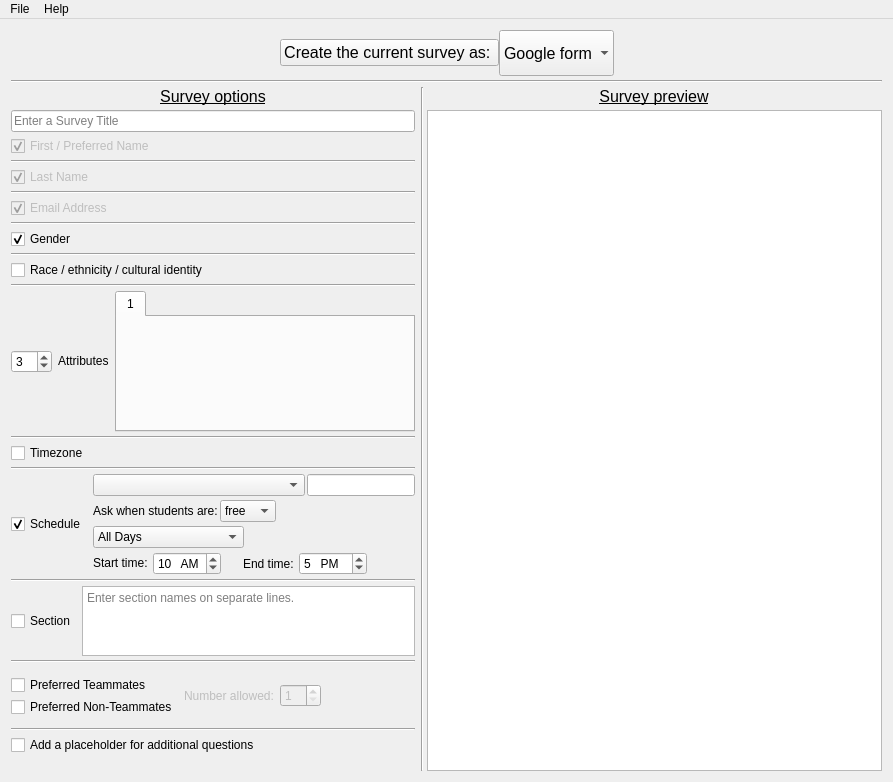
<?xml version="1.0" encoding="UTF-8"?>
<ui version="4.0">
 <class>SurveyMaker</class>
 <widget class="QMainWindow" name="SurveyMaker">
  <property name="geometry">
   <rect>
    <x>0</x>
    <y>0</y>
    <width>893</width>
    <height>782</height>
   </rect>
  </property>
  <property name="windowTitle">
   <string>SurveyMaker</string>
  </property>
  <widget class="QWidget" name="centralWidget">
   <property name="sizePolicy">
    <sizepolicy hsizetype="Preferred" vsizetype="Preferred">
     <horstretch>1</horstretch>
     <verstretch>1</verstretch>
    </sizepolicy>
   </property>
   <layout class="QGridLayout" name="gridLayout" rowstretch="0,0,0,0,0,0,0,0,0,0,0,0,0,0,0,0,75,0,0,0,0,0,25,0,0,0,0,0,0,0,0" columnstretch="2,0,1,0">
    <property name="verticalSpacing">
     <number>4</number>
    </property>
    <item row="23" column="0">
     <widget class="Line" name="line_10">
      <property name="orientation">
       <enum>Qt::Horizontal</enum>
      </property>
     </widget>
    </item>
    <item row="1" column="0" colspan="4">
     <layout class="QHBoxLayout" name="topBarLayout">
      <property name="spacing">
       <number>0</number>
      </property>
      <item>
       <spacer name="horizontalSpacer_2">
        <property name="orientation">
         <enum>Qt::Horizontal</enum>
        </property>
        <property name="sizeHint" stdset="0">
         <size>
          <width>40</width>
          <height>20</height>
         </size>
        </property>
       </spacer>
      </item>
      <item alignment="Qt::AlignRight|Qt::AlignVCenter">
       <widget class="QPushButton" name="makeSurveyButton">
        <property name="sizePolicy">
         <sizepolicy hsizetype="Fixed" vsizetype="Fixed">
          <horstretch>0</horstretch>
          <verstretch>0</verstretch>
         </sizepolicy>
        </property>
        <property name="font">
         <font>
          <pointsize>12</pointsize>
         </font>
        </property>
        <property name="toolTip">
         <string>Upload the survey to your Google Drive.</string>
        </property>
        <property name="text">
         <string>Create the current survey as: </string>
        </property>
        <property name="icon">
         <iconset resource="gruepr.qrc">
          <normaloff>:/icons/complete.png</normaloff>:/icons/complete.png</iconset>
        </property>
        <property name="iconSize">
         <size>
          <width>40</width>
          <height>40</height>
         </size>
        </property>
       </widget>
      </item>
      <item>
       <widget class="QComboBox" name="surveyDestinationBox">
        <property name="sizePolicy">
         <sizepolicy hsizetype="Minimum" vsizetype="Fixed">
          <horstretch>0</horstretch>
          <verstretch>0</verstretch>
         </sizepolicy>
        </property>
        <property name="minimumSize">
         <size>
          <width>0</width>
          <height>46</height>
         </size>
        </property>
        <property name="font">
         <font>
          <pointsize>12</pointsize>
         </font>
        </property>
        <property name="toolTip">
         <string>Choose the destination of this survey</string>
        </property>
        <property name="sizeAdjustPolicy">
         <enum>QComboBox::AdjustToContents</enum>
        </property>
        <property name="frame">
         <bool>false</bool>
        </property>
        <item>
         <property name="text">
          <string>Google form</string>
         </property>
        </item>
        <item>
         <property name="text">
          <string>text files</string>
         </property>
        </item>
       </widget>
      </item>
      <item>
       <spacer name="horizontalSpacer_3">
        <property name="orientation">
         <enum>Qt::Horizontal</enum>
        </property>
        <property name="sizeHint" stdset="0">
         <size>
          <width>40</width>
          <height>20</height>
         </size>
        </property>
       </spacer>
      </item>
     </layout>
    </item>
    <item row="14" column="0" alignment="Qt::AlignLeft|Qt::AlignVCenter">
     <widget class="QCheckBox" name="URMCheckBox">
      <property name="sizePolicy">
       <sizepolicy hsizetype="Preferred" vsizetype="Preferred">
        <horstretch>0</horstretch>
        <verstretch>0</verstretch>
       </sizepolicy>
      </property>
      <property name="text">
       <string>Race / ethnicity / cultural identity</string>
      </property>
     </widget>
    </item>
    <item row="17" column="0">
     <widget class="Line" name="line_14">
      <property name="orientation">
       <enum>Qt::Horizontal</enum>
      </property>
     </widget>
    </item>
    <item row="4" column="1" rowspan="27" colspan="2">
     <widget class="Line" name="line">
      <property name="orientation">
       <enum>Qt::Vertical</enum>
      </property>
     </widget>
    </item>
    <item row="15" column="0">
     <widget class="Line" name="line_4">
      <property name="orientation">
       <enum>Qt::Horizontal</enum>
      </property>
     </widget>
    </item>
    <item row="8" column="0" alignment="Qt::AlignLeft|Qt::AlignVCenter">
     <widget class="QCheckBox" name="lastNameCheckBox">
      <property name="enabled">
       <bool>false</bool>
      </property>
      <property name="sizePolicy">
       <sizepolicy hsizetype="Preferred" vsizetype="Preferred">
        <horstretch>0</horstretch>
        <verstretch>0</verstretch>
       </sizepolicy>
      </property>
      <property name="toolTip">
       <string>This question is required.</string>
      </property>
      <property name="text">
       <string>Last Name</string>
      </property>
      <property name="checked">
       <bool>true</bool>
      </property>
     </widget>
    </item>
    <item row="5" column="0" alignment="Qt::AlignVCenter">
     <widget class="QLineEdit" name="surveyTitleLineEdit">
      <property name="sizePolicy">
       <sizepolicy hsizetype="Expanding" vsizetype="Fixed">
        <horstretch>1</horstretch>
        <verstretch>0</verstretch>
       </sizepolicy>
      </property>
      <property name="contextMenuPolicy">
       <enum>Qt::NoContextMenu</enum>
      </property>
      <property name="placeholderText">
       <string>Enter a Survey Title</string>
      </property>
     </widget>
    </item>
    <item row="9" column="0">
     <widget class="Line" name="line_6">
      <property name="orientation">
       <enum>Qt::Horizontal</enum>
      </property>
     </widget>
    </item>
    <item row="28" column="0" alignment="Qt::AlignLeft|Qt::AlignVCenter">
     <widget class="QCheckBox" name="additionalQuestionsCheckBox">
      <property name="sizePolicy">
       <sizepolicy hsizetype="Preferred" vsizetype="Preferred">
        <horstretch>0</horstretch>
        <verstretch>0</verstretch>
       </sizepolicy>
      </property>
      <property name="text">
       <string>Add a placeholder for additional questions</string>
      </property>
     </widget>
    </item>
    <item row="21" column="0">
     <widget class="Line" name="line_9">
      <property name="orientation">
       <enum>Qt::Horizontal</enum>
      </property>
     </widget>
    </item>
    <item row="11" column="0">
     <widget class="Line" name="line_5">
      <property name="orientation">
       <enum>Qt::Horizontal</enum>
      </property>
     </widget>
    </item>
    <item row="3" column="0" colspan="4">
     <widget class="Line" name="line_12">
      <property name="orientation">
       <enum>Qt::Horizontal</enum>
      </property>
     </widget>
    </item>
    <item row="12" column="0" alignment="Qt::AlignLeft|Qt::AlignVCenter">
     <widget class="QCheckBox" name="genderCheckBox">
      <property name="sizePolicy">
       <sizepolicy hsizetype="Preferred" vsizetype="Preferred">
        <horstretch>0</horstretch>
        <verstretch>0</verstretch>
       </sizepolicy>
      </property>
      <property name="text">
       <string>Gender</string>
      </property>
      <property name="checked">
       <bool>true</bool>
      </property>
     </widget>
    </item>
    <item row="5" column="2" rowspan="26" colspan="2">
     <widget class="QTextEdit" name="previewText">
      <property name="sizePolicy">
       <sizepolicy hsizetype="Ignored" vsizetype="Ignored">
        <horstretch>2</horstretch>
        <verstretch>2</verstretch>
       </sizepolicy>
      </property>
      <property name="minimumSize">
       <size>
        <width>450</width>
        <height>0</height>
       </size>
      </property>
      <property name="font">
       <font>
        <pointsize>10</pointsize>
        <italic>false</italic>
        <bold>false</bold>
       </font>
      </property>
      <property name="contextMenuPolicy">
       <enum>Qt::NoContextMenu</enum>
      </property>
      <property name="acceptDrops">
       <bool>false</bool>
      </property>
      <property name="styleSheet">
       <string notr="true">font: 10pt &quot;Oxygen Mono&quot;;</string>
      </property>
      <property name="inputMethodHints">
       <set>Qt::ImhNone</set>
      </property>
      <property name="undoRedoEnabled">
       <bool>false</bool>
      </property>
      <property name="readOnly">
       <bool>true</bool>
      </property>
     </widget>
    </item>
    <item row="4" column="2" colspan="2" alignment="Qt::AlignHCenter">
     <widget class="QLabel" name="PreviewLabel">
      <property name="font">
       <font>
        <pointsize>12</pointsize>
        <underline>true</underline>
       </font>
      </property>
      <property name="text">
       <string>Survey preview</string>
      </property>
      <property name="alignment">
       <set>Qt::AlignCenter</set>
      </property>
     </widget>
    </item>
    <item row="25" column="0">
     <layout class="QGridLayout" name="teammatesGrid">
      <property name="verticalSpacing">
       <number>2</number>
      </property>
      <item row="0" column="1" rowspan="2" alignment="Qt::AlignVCenter">
       <widget class="QLabel" name="numAllowedLabel">
        <property name="enabled">
         <bool>false</bool>
        </property>
        <property name="sizePolicy">
         <sizepolicy hsizetype="Fixed" vsizetype="Preferred">
          <horstretch>0</horstretch>
          <verstretch>0</verstretch>
         </sizepolicy>
        </property>
        <property name="text">
         <string>Number allowed:</string>
        </property>
       </widget>
      </item>
      <item row="0" column="2" rowspan="2" alignment="Qt::AlignVCenter">
       <widget class="QSpinBox" name="numAllowedSpinBox">
        <property name="enabled">
         <bool>false</bool>
        </property>
        <property name="sizePolicy">
         <sizepolicy hsizetype="Fixed" vsizetype="Fixed">
          <horstretch>0</horstretch>
          <verstretch>0</verstretch>
         </sizepolicy>
        </property>
        <property name="minimum">
         <number>1</number>
        </property>
       </widget>
      </item>
      <item row="0" column="0" alignment="Qt::AlignLeft|Qt::AlignVCenter">
       <widget class="QCheckBox" name="preferredTeammatesCheckBox">
        <property name="sizePolicy">
         <sizepolicy hsizetype="Preferred" vsizetype="Preferred">
          <horstretch>0</horstretch>
          <verstretch>0</verstretch>
         </sizepolicy>
        </property>
        <property name="text">
         <string>Preferred Teammates</string>
        </property>
       </widget>
      </item>
      <item row="1" column="0" alignment="Qt::AlignLeft|Qt::AlignVCenter">
       <widget class="QCheckBox" name="preferredNonTeammatesCheckBox">
        <property name="sizePolicy">
         <sizepolicy hsizetype="Preferred" vsizetype="Preferred">
          <horstretch>0</horstretch>
          <verstretch>0</verstretch>
         </sizepolicy>
        </property>
        <property name="text">
         <string>Preferred Non-Teammates</string>
        </property>
       </widget>
      </item>
      <item row="0" column="3" rowspan="2">
       <spacer name="horizontalSpacer_5">
        <property name="orientation">
         <enum>Qt::Horizontal</enum>
        </property>
        <property name="sizeHint" stdset="0">
         <size>
          <width>40</width>
          <height>20</height>
         </size>
        </property>
       </spacer>
      </item>
     </layout>
    </item>
    <item row="20" column="0">
     <layout class="QHBoxLayout" name="scheduleLayout" stretch="0,2">
      <item alignment="Qt::AlignLeft|Qt::AlignVCenter">
       <widget class="QCheckBox" name="scheduleCheckBox">
        <property name="sizePolicy">
         <sizepolicy hsizetype="Preferred" vsizetype="Preferred">
          <horstretch>0</horstretch>
          <verstretch>0</verstretch>
         </sizepolicy>
        </property>
        <property name="text">
         <string>Schedule</string>
        </property>
        <property name="checked">
         <bool>true</bool>
        </property>
       </widget>
      </item>
      <item>
       <layout class="QVBoxLayout" name="scheduleVerticalLayout">
        <property name="spacing">
         <number>4</number>
        </property>
        <item>
         <layout class="QHBoxLayout" name="timezoneLayout" stretch="2,1">
          <property name="spacing">
           <number>2</number>
          </property>
          <item alignment="Qt::AlignVCenter">
           <widget class="QComboBox" name="fillinTimezoneComboBox">
            <property name="sizePolicy">
             <sizepolicy hsizetype="Ignored" vsizetype="Fixed">
              <horstretch>2</horstretch>
              <verstretch>0</verstretch>
             </sizepolicy>
            </property>
            <property name="minimumSize">
             <size>
              <width>200</width>
              <height>0</height>
             </size>
            </property>
            <property name="toolTip">
             <string>&lt;html&gt;Description of the timezone students should use to interpret the times in the grid.&amp;nbsp;&lt;b&gt;Be aware how the meaning of the times in the grid changes depending on this setting.&lt;/b&gt;&lt;/html&gt;</string>
            </property>
           </widget>
          </item>
          <item alignment="Qt::AlignLeft|Qt::AlignVCenter">
           <widget class="QLineEdit" name="baseTimezoneLineEdit">
            <property name="sizePolicy">
             <sizepolicy hsizetype="Minimum" vsizetype="Fixed">
              <horstretch>1</horstretch>
              <verstretch>0</verstretch>
             </sizepolicy>
            </property>
            <property name="toolTip">
             <string>&lt;html&gt;Description of the timezone students should use to interpret the times in the grid.&lt;/html&gt;</string>
            </property>
           </widget>
          </item>
         </layout>
        </item>
        <item>
         <layout class="QHBoxLayout" name="busyFreeLayout">
          <property name="spacing">
           <number>2</number>
          </property>
          <item alignment="Qt::AlignLeft|Qt::AlignVCenter">
           <widget class="QLabel" name="busyFreeLabel">
            <property name="text">
             <string>Ask when students are:</string>
            </property>
           </widget>
          </item>
          <item alignment="Qt::AlignLeft|Qt::AlignVCenter">
           <widget class="QComboBox" name="busyFreeComboBox">
            <property name="sizeAdjustPolicy">
             <enum>QComboBox::AdjustToContents</enum>
            </property>
            <item>
             <property name="text">
              <string>free</string>
             </property>
            </item>
            <item>
             <property name="text">
              <string>busy</string>
             </property>
            </item>
           </widget>
          </item>
          <item>
           <spacer name="horizontalSpacer_4">
            <property name="orientation">
             <enum>Qt::Horizontal</enum>
            </property>
            <property name="sizeHint" stdset="0">
             <size>
              <width>40</width>
              <height>20</height>
             </size>
            </property>
           </spacer>
          </item>
         </layout>
        </item>
        <item alignment="Qt::AlignLeft|Qt::AlignVCenter">
         <widget class="QComboBox" name="daysComboBox">
          <property name="sizePolicy">
           <sizepolicy hsizetype="Preferred" vsizetype="Preferred">
            <horstretch>0</horstretch>
            <verstretch>0</verstretch>
           </sizepolicy>
          </property>
          <property name="sizeAdjustPolicy">
           <enum>QComboBox::AdjustToContents</enum>
          </property>
          <item>
           <property name="text">
            <string>All Days</string>
           </property>
          </item>
          <item>
           <property name="text">
            <string>Weekdays</string>
           </property>
          </item>
          <item>
           <property name="text">
            <string>Weekends</string>
           </property>
          </item>
          <item>
           <property name="text">
            <string>Custom Days / Names</string>
           </property>
          </item>
         </widget>
        </item>
        <item>
         <layout class="QHBoxLayout" name="timeLayout">
          <property name="spacing">
           <number>2</number>
          </property>
          <item alignment="Qt::AlignLeft|Qt::AlignVCenter">
           <widget class="QLabel" name="timeStartLabel">
            <property name="sizePolicy">
             <sizepolicy hsizetype="Fixed" vsizetype="Preferred">
              <horstretch>0</horstretch>
              <verstretch>0</verstretch>
             </sizepolicy>
            </property>
            <property name="text">
             <string>Start time: </string>
            </property>
           </widget>
          </item>
          <item alignment="Qt::AlignLeft|Qt::AlignVCenter">
           <widget class="QTimeEdit" name="timeStartEdit">
            <property name="sizePolicy">
             <sizepolicy hsizetype="Fixed" vsizetype="Fixed">
              <horstretch>0</horstretch>
              <verstretch>0</verstretch>
             </sizepolicy>
            </property>
            <property name="dateTime">
             <datetime>
              <hour>10</hour>
              <minute>0</minute>
              <second>0</second>
              <year>2000</year>
              <month>1</month>
              <day>1</day>
             </datetime>
            </property>
            <property name="maximumDateTime">
             <datetime>
              <hour>23</hour>
              <minute>0</minute>
              <second>0</second>
              <year>2000</year>
              <month>1</month>
              <day>1</day>
             </datetime>
            </property>
            <property name="minimumDateTime">
             <datetime>
              <hour>0</hour>
              <minute>0</minute>
              <second>0</second>
              <year>2000</year>
              <month>1</month>
              <day>1</day>
             </datetime>
            </property>
            <property name="maximumTime">
             <time>
              <hour>23</hour>
              <minute>0</minute>
              <second>0</second>
             </time>
            </property>
            <property name="minimumTime">
             <time>
              <hour>0</hour>
              <minute>0</minute>
              <second>0</second>
             </time>
            </property>
            <property name="displayFormat">
             <string>h   AP</string>
            </property>
            <property name="time">
             <time>
              <hour>10</hour>
              <minute>0</minute>
              <second>0</second>
             </time>
            </property>
           </widget>
          </item>
          <item>
           <spacer name="horizontalSpacer_6">
            <property name="orientation">
             <enum>Qt::Horizontal</enum>
            </property>
            <property name="sizeType">
             <enum>QSizePolicy::Fixed</enum>
            </property>
            <property name="sizeHint" stdset="0">
             <size>
              <width>20</width>
              <height>20</height>
             </size>
            </property>
           </spacer>
          </item>
          <item>
           <widget class="QLabel" name="timeEndLabel">
            <property name="sizePolicy">
             <sizepolicy hsizetype="Fixed" vsizetype="Preferred">
              <horstretch>0</horstretch>
              <verstretch>0</verstretch>
             </sizepolicy>
            </property>
            <property name="text">
             <string>End time: </string>
            </property>
           </widget>
          </item>
          <item>
           <widget class="QTimeEdit" name="timeEndEdit">
            <property name="sizePolicy">
             <sizepolicy hsizetype="Fixed" vsizetype="Fixed">
              <horstretch>0</horstretch>
              <verstretch>0</verstretch>
             </sizepolicy>
            </property>
            <property name="dateTime">
             <datetime>
              <hour>17</hour>
              <minute>0</minute>
              <second>0</second>
              <year>2000</year>
              <month>1</month>
              <day>1</day>
             </datetime>
            </property>
            <property name="maximumDateTime">
             <datetime>
              <hour>23</hour>
              <minute>0</minute>
              <second>0</second>
              <year>2000</year>
              <month>1</month>
              <day>1</day>
             </datetime>
            </property>
            <property name="minimumDateTime">
             <datetime>
              <hour>0</hour>
              <minute>0</minute>
              <second>0</second>
              <year>2000</year>
              <month>1</month>
              <day>1</day>
             </datetime>
            </property>
            <property name="maximumTime">
             <time>
              <hour>23</hour>
              <minute>0</minute>
              <second>0</second>
             </time>
            </property>
            <property name="minimumTime">
             <time>
              <hour>0</hour>
              <minute>0</minute>
              <second>0</second>
             </time>
            </property>
            <property name="displayFormat">
             <string>h   AP</string>
            </property>
            <property name="time">
             <time>
              <hour>17</hour>
              <minute>0</minute>
              <second>0</second>
             </time>
            </property>
           </widget>
          </item>
          <item>
           <spacer name="horizontalSpacer">
            <property name="orientation">
             <enum>Qt::Horizontal</enum>
            </property>
            <property name="sizeHint" stdset="0">
             <size>
              <width>40</width>
              <height>20</height>
             </size>
            </property>
           </spacer>
          </item>
         </layout>
        </item>
       </layout>
      </item>
     </layout>
    </item>
    <item row="4" column="0" alignment="Qt::AlignHCenter|Qt::AlignVCenter">
     <widget class="QLabel" name="OptionsLabel">
      <property name="font">
       <font>
        <pointsize>12</pointsize>
        <underline>true</underline>
       </font>
      </property>
      <property name="text">
       <string>Survey options</string>
      </property>
      <property name="alignment">
       <set>Qt::AlignCenter</set>
      </property>
     </widget>
    </item>
    <item row="16" column="0">
     <layout class="QHBoxLayout" name="attributesLayout" stretch="0,0,2">
      <item alignment="Qt::AlignLeft|Qt::AlignVCenter">
       <widget class="QSpinBox" name="attributeCountSpinBox">
        <property name="sizePolicy">
         <sizepolicy hsizetype="Preferred" vsizetype="Preferred">
          <horstretch>0</horstretch>
          <verstretch>0</verstretch>
         </sizepolicy>
        </property>
        <property name="minimum">
         <number>0</number>
        </property>
        <property name="maximum">
         <number>15</number>
        </property>
        <property name="value">
         <number>3</number>
        </property>
       </widget>
      </item>
      <item alignment="Qt::AlignLeft|Qt::AlignVCenter">
       <widget class="QLabel" name="attributeLabel">
        <property name="text">
         <string>Attributes</string>
        </property>
       </widget>
      </item>
      <item>
       <widget class="QTabWidget" name="attributesTabWidget">
        <property name="sizePolicy">
         <sizepolicy hsizetype="Ignored" vsizetype="Ignored">
          <horstretch>2</horstretch>
          <verstretch>2</verstretch>
         </sizepolicy>
        </property>
        <property name="minimumSize">
         <size>
          <width>300</width>
          <height>125</height>
         </size>
        </property>
        <property name="currentIndex">
         <number>0</number>
        </property>
        <property name="usesScrollButtons">
         <bool>false</bool>
        </property>
        <property name="movable">
         <bool>true</bool>
        </property>
        <widget class="QWidget" name="fillinTab">
         <attribute name="title">
          <string>1</string>
         </attribute>
        </widget>
       </widget>
      </item>
     </layout>
    </item>
    <item row="18" column="0">
     <widget class="QCheckBox" name="timezoneCheckBox">
      <property name="toolTip">
       <string>&lt;html&gt;If students will be in multiple timezones, this option adds a timezone question.&lt;/html&gt;</string>
      </property>
      <property name="text">
       <string>Timezone</string>
      </property>
     </widget>
    </item>
    <item row="22" column="0">
     <layout class="QHBoxLayout" name="sectionLayout" stretch="0,2">
      <item alignment="Qt::AlignLeft|Qt::AlignVCenter">
       <widget class="QCheckBox" name="sectionCheckBox">
        <property name="text">
         <string>Section</string>
        </property>
       </widget>
      </item>
      <item>
       <widget class="QPlainTextEdit" name="sectionNamesTextEdit">
        <property name="sizePolicy">
         <sizepolicy hsizetype="Preferred" vsizetype="Preferred">
          <horstretch>2</horstretch>
          <verstretch>2</verstretch>
         </sizepolicy>
        </property>
        <property name="placeholderText">
         <string>Enter section names on separate lines.</string>
        </property>
       </widget>
      </item>
     </layout>
    </item>
    <item row="27" column="0">
     <widget class="Line" name="line_13">
      <property name="orientation">
       <enum>Qt::Horizontal</enum>
      </property>
     </widget>
    </item>
    <item row="7" column="0">
     <widget class="Line" name="line_7">
      <property name="orientation">
       <enum>Qt::Horizontal</enum>
      </property>
     </widget>
    </item>
    <item row="13" column="0">
     <widget class="Line" name="line_3">
      <property name="orientation">
       <enum>Qt::Horizontal</enum>
      </property>
     </widget>
    </item>
    <item row="6" column="0" alignment="Qt::AlignLeft|Qt::AlignVCenter">
     <widget class="QCheckBox" name="firstNameCheckBox">
      <property name="enabled">
       <bool>false</bool>
      </property>
      <property name="sizePolicy">
       <sizepolicy hsizetype="Preferred" vsizetype="Preferred">
        <horstretch>0</horstretch>
        <verstretch>0</verstretch>
       </sizepolicy>
      </property>
      <property name="toolTip">
       <string>This question is required.</string>
      </property>
      <property name="text">
       <string>First / Preferred Name</string>
      </property>
      <property name="checkable">
       <bool>true</bool>
      </property>
      <property name="checked">
       <bool>true</bool>
      </property>
     </widget>
    </item>
    <item row="10" column="0" alignment="Qt::AlignLeft|Qt::AlignVCenter">
     <widget class="QCheckBox" name="emailCheckBox">
      <property name="enabled">
       <bool>false</bool>
      </property>
      <property name="sizePolicy">
       <sizepolicy hsizetype="Preferred" vsizetype="Preferred">
        <horstretch>0</horstretch>
        <verstretch>0</verstretch>
       </sizepolicy>
      </property>
      <property name="toolTip">
       <string>This question is required.</string>
      </property>
      <property name="text">
       <string>Email Address</string>
      </property>
      <property name="checked">
       <bool>true</bool>
      </property>
     </widget>
    </item>
    <item row="19" column="0">
     <widget class="Line" name="line_2">
      <property name="orientation">
       <enum>Qt::Horizontal</enum>
      </property>
     </widget>
    </item>
   </layout>
  </widget>
  <widget class="QMenuBar" name="menuBar">
   <property name="geometry">
    <rect>
     <x>0</x>
     <y>0</y>
     <width>893</width>
     <height>21</height>
    </rect>
   </property>
   <widget class="QMenu" name="menuFile">
    <property name="title">
     <string>File</string>
    </property>
    <property name="toolTipsVisible">
     <bool>true</bool>
    </property>
    <widget class="QMenu" name="menuCreateSurvey">
     <property name="title">
      <string>Create the current survey as:</string>
     </property>
     <property name="icon">
      <iconset resource="gruepr.qrc">
       <normaloff>:/icons/complete.png</normaloff>:/icons/complete.png</iconset>
     </property>
     <property name="toolTipsVisible">
      <bool>true</bool>
     </property>
     <addaction name="actionGoogle_form"/>
     <addaction name="actionText_files"/>
    </widget>
    <addaction name="actionOpenSurvey"/>
    <addaction name="actionSaveSurvey"/>
    <addaction name="separator"/>
    <addaction name="menuCreateSurvey"/>
    <addaction name="separator"/>
    <addaction name="actionExit"/>
   </widget>
   <widget class="QMenu" name="menuHelp">
    <property name="title">
     <string>Help</string>
    </property>
    <property name="toolTipsVisible">
     <bool>true</bool>
    </property>
    <addaction name="actionHelp"/>
    <addaction name="separator"/>
    <addaction name="actionBugReport"/>
    <addaction name="actiongruepr_Homepage"/>
    <addaction name="separator"/>
    <addaction name="actionAbout"/>
   </widget>
   <addaction name="menuFile"/>
   <addaction name="menuHelp"/>
  </widget>
  <action name="actionHelp">
   <property name="icon">
    <iconset resource="gruepr.qrc">
     <normaloff>:/icons/help.png</normaloff>:/icons/help.png</iconset>
   </property>
   <property name="text">
    <string>SurveyMaker Help</string>
   </property>
   <property name="toolTip">
    <string>Open help</string>
   </property>
  </action>
  <action name="actionSettings">
   <property name="icon">
    <iconset>
     <normaloff>:/icons/settings.png</normaloff>:/icons/settings.png</iconset>
   </property>
   <property name="text">
    <string>Settings...</string>
   </property>
   <property name="toolTip">
    <string>Settings</string>
   </property>
  </action>
  <action name="actionAbout">
   <property name="icon">
    <iconset resource="gruepr.qrc">
     <normaloff>:/icons/about.png</normaloff>:/icons/about.png</iconset>
   </property>
   <property name="text">
    <string>About SurveyMaker...</string>
   </property>
  </action>
  <action name="actiongruepr_Homepage">
   <property name="icon">
    <iconset resource="gruepr.qrc">
     <normaloff>:/icons/website.png</normaloff>:/icons/website.png</iconset>
   </property>
   <property name="text">
    <string>gruepr homepage...</string>
   </property>
   <property name="toolTip">
    <string>Open the gruepr homepage in a browser</string>
   </property>
  </action>
  <action name="actionOpenSurvey">
   <property name="icon">
    <iconset resource="gruepr.qrc">
     <normaloff>:/icons/openFile.png</normaloff>:/icons/openFile.png</iconset>
   </property>
   <property name="text">
    <string>Open Survey...</string>
   </property>
   <property name="toolTip">
    <string>Open a survey previously created in SurveyMaker</string>
   </property>
  </action>
  <action name="actionSaveSurvey">
   <property name="icon">
    <iconset resource="gruepr.qrc">
     <normaloff>:/icons/save.png</normaloff>:/icons/save.png</iconset>
   </property>
   <property name="text">
    <string>Save Survey...</string>
   </property>
   <property name="toolTip">
    <string>Save this survey for later reuse or editing in SurveyMaker</string>
   </property>
  </action>
  <action name="actionExit">
   <property name="icon">
    <iconset resource="gruepr.qrc">
     <normaloff>:/icons/exit.png</normaloff>:/icons/exit.png</iconset>
   </property>
   <property name="text">
    <string>Exit</string>
   </property>
  </action>
  <action name="actionGoogle_form">
   <property name="text">
    <string>Google form...</string>
   </property>
   <property name="toolTip">
    <string>Upload the survey to your Google Drive.</string>
   </property>
  </action>
  <action name="actionText_files">
   <property name="text">
    <string>text files...</string>
   </property>
   <property name="toolTip">
    <string>&lt;html&gt;Create a text file with the required question texts and a csv file to paste the results in afterwards.&lt;/html&gt;</string>
   </property>
  </action>
  <action name="actionBugReport">
   <property name="icon">
    <iconset resource="gruepr.qrc">
     <normaloff>:/icons/bug.png</normaloff>:/icons/bug.png</iconset>
   </property>
   <property name="text">
    <string>Report a Bug or Feature Request...</string>
   </property>
  </action>
 </widget>
 <layoutdefault spacing="6" margin="11"/>
 <resources>
  <include location="gruepr.qrc"/>
 </resources>
 <connections/>
</ui>
